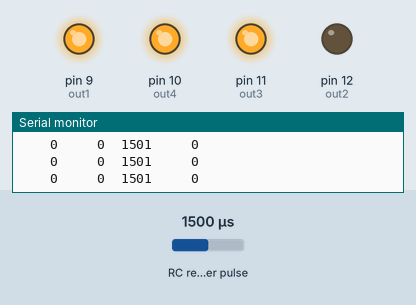
Recording of a sketch running on a simulated Arduino Uno, built with avr-gcc and run on an emulated ATmega328P. On the bench: output pins drawn as LEDs (lit = HIGH), the last lines printed to the serial monitor. Wiring (inferred from the names in the program): RC receiver channel: data pin 15. Inputs (shaded band) come from the test bench; at power-on: RC receiver pulse 1500 µs.

Above: at 1.2 s.
1.3 s: RC receiver pulse (sensor on pin 15) set to 1405 µs
2.8 s: RC receiver pulse (sensor on pin 15) set to 1380 µs
At 3.6 s:
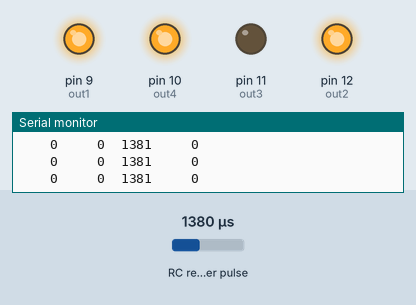
4.3 s: RC receiver pulse (sensor on pin 15) set to 1265 µs
5.8 s: RC receiver pulse (sensor on pin 15) set to 1238 µs
At 7.0 s:
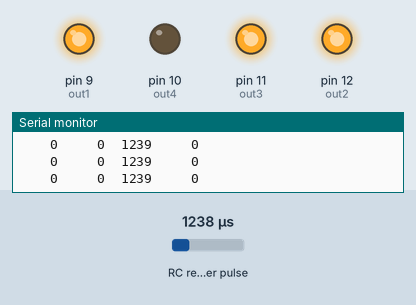
7.3 s: RC receiver pulse (sensor on pin 15) set to 1750 µs
At 7.7 s:
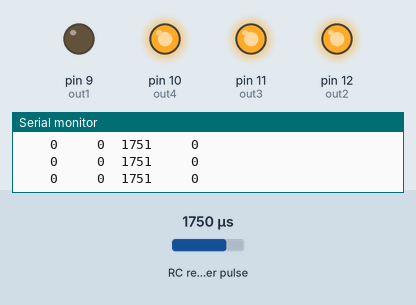
8.8 s: RC receiver pulse (sensor on pin 15) set to 1616 µs
10.3 s: RC receiver pulse (sensor on pin 15) set to 1585 µs
At 11.7 s:
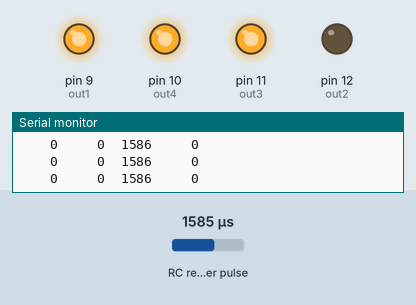
Timing chart, 0 to 12.8 s (numbered marks = the images above; inputs shaded):
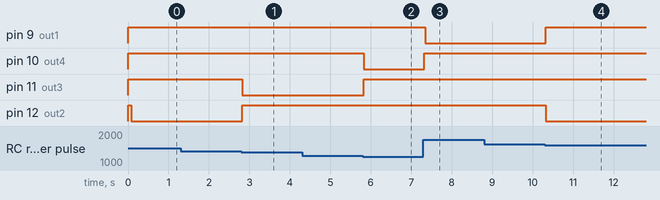

The sketch:

pwm1ch.ino
```cpp
enum {ch1=17, ch2=16, ch3=15, ch4=14,
out1=9, out2=12, out3=11, out4=10};

void setup()
{
  pinMode(ch1, INPUT);
  pinMode(ch2, INPUT);
  pinMode(ch3, INPUT);
  pinMode(ch4, INPUT);
  digitalWrite(out1, 1);  pinMode(out1, OUTPUT);
  digitalWrite(out2, 1);  pinMode(out2, OUTPUT);
  digitalWrite(out3, 1);  pinMode(out3, OUTPUT);
  digitalWrite(out4, 1);  pinMode(out4, OUTPUT);
  Serial.begin(115200);
}

char bu[40];
void loop()
{
  int pwm1,pwm2,pwm3,pwm4;
  pwm3 = pulseIn(ch3, HIGH, 20000);

  digitalWrite(out1, (pwm3 >= 1600 && pwm3 < 1800)?0:1);
  digitalWrite(out2, (pwm3 >= 1400 && pwm3 < 1600)?0:1);
  digitalWrite(out3, (pwm3 >= 1250 && pwm3 < 1400)?0:1);
  digitalWrite(out4, (pwm3 >= 1000 && pwm3 < 1250)?0:1);
  sprintf(bu, "%5d %5d %5d %5d\n",pwm1,pwm2,pwm3,pwm4);
  Serial.print(bu);
}
```

Measured:
- the behaviour switches between 1399 and 1398 µs on RC receiver pulse (sensor on pin 15) (found by bisection; images 0 and 1)
- the behaviour switches between 1249 and 1248 µs on RC receiver pulse (sensor on pin 15) (found by bisection; images 1 and 2)
- the behaviour switches between 1599 and 1598 µs on RC receiver pulse (sensor on pin 15) (found by bisection; images 3 and 4)
- after the input at 2.8 s, pin 11 (out3): HIGH → LOW at once; pin 12 (out2): LOW → HIGH at once
- after the input at 5.8 s, pin 10 (out4): HIGH → LOW at once; pin 11 (out3): LOW → HIGH at once
- after the input at 7.3 s, pin 9 (out1): HIGH → LOW at once; pin 10 (out4): LOW → HIGH at once
- after the input at 10.3 s, pin 9 (out1): LOW → HIGH at once; pin 12 (out2): HIGH → LOW at once
